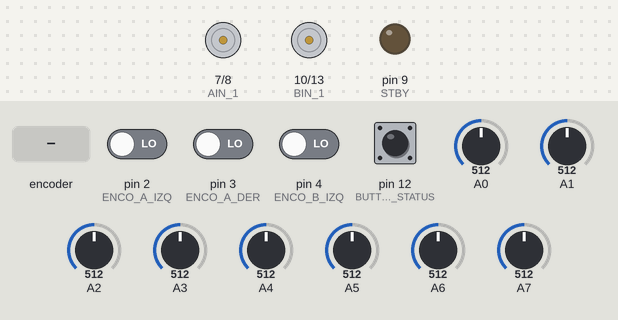
Bench run of a sketch on a simulated Arduino Uno, built with avr-gcc and run on an emulated ATmega328P. Shown: motor-driver pin pairs drawn as motors (green arrow = first pin HIGH = forward, orange = second pin HIGH = backward, longer = more drive, scaled by the enable pin, stopped while the standby pin is LOW), output pins drawn as LEDs (lit = HIGH). The inputs (shaded band) are chosen by the test bench; at power-on: pin 2 (ENCO_A_IZQ), pin 3 (ENCO_A_DER), pin 4 (ENCO_B_IZQ), pin 12 (BUTTON_STATUS) LOW, A0 = 512, A1 = 512, A2 = 512, A3 = 512, A4 = 512, A5 = 512, A6 = 512, A7 = 512.

Above: at 1.3 s.
1.4 s: pin 12 (BUTTON_STATUS) pulled HIGH for 0.15 s
At 2.2 s:
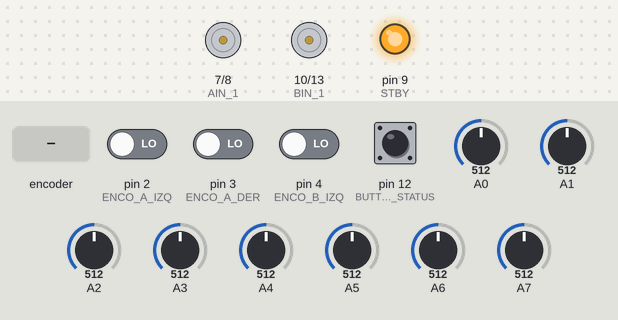
3.0 s: rotary encoder on pin 2 (ENCO_A_IZQ) / pin 4 (ENCO_B_IZQ) turned 3 steps (first pin leading)
At 4.0 s:
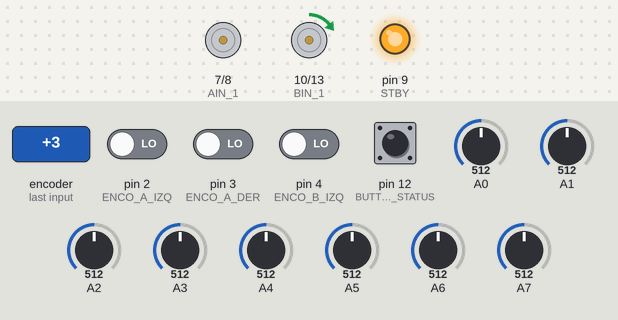
6.0 s: pin 12 (BUTTON_STATUS) pulled HIGH for 1 s
At 6.5 s:
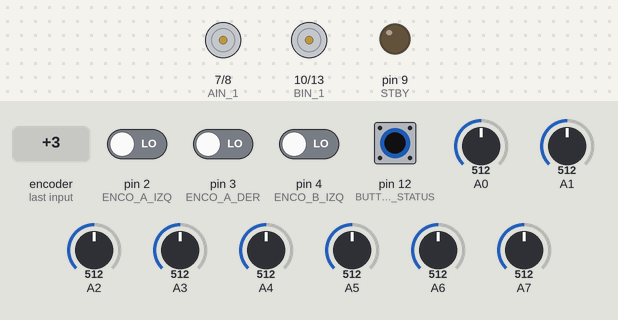
8.5 s: rotary encoder on pin 2 (ENCO_A_IZQ) / pin 4 (ENCO_B_IZQ) turned 2 steps (second pin leading)
At 9.7 s:
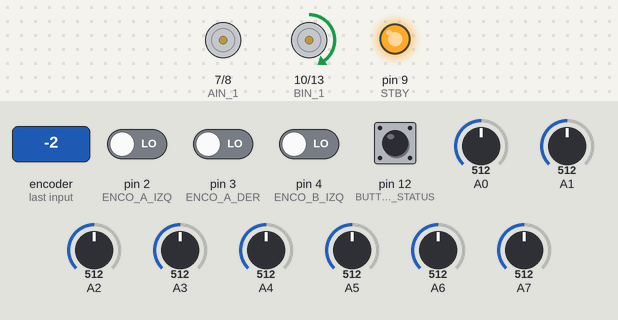
Timing chart, 0 to 12.3 s (numbered marks = the images above; inputs shaded):
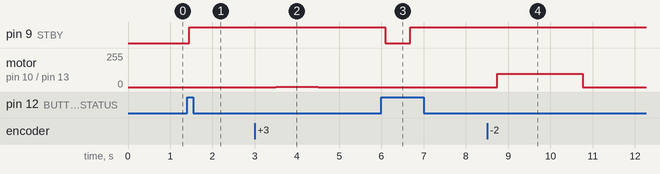

Measured:
- after the input at 1.4 s, pin 9 (STBY): LOW → HIGH after 0.05 s
- after the input at 3.0 s, motor on pin 10 (BIN_1) / pin 13 (BIN_2): stopped → forward 3/255 after 0.49 s, → stopped 1.0 s later
- after the input at 6.0 s, pin 9 (STBY): HIGH → LOW after 0.09 s, → HIGH 0.60 s later
- after the input at 8.5 s, motor on pin 10 (BIN_1) / pin 13 (BIN_2): stopped → forward 100/255 after 0.24 s, → stopped 2.0 s later

The sketch:

PID-FLW.ino
```cpp
/*
 ****************CONTROL PID SEGUIDOR DE LINEA******************

   AUTOR: ARIEL ARTURO RÌOS SIERRA

   CORREO: arturi.marking@gmail.com

   FECHA: 12 de marzo del 2018

   VERSION: 1.0
 ***************************************************************
*/
#include <QTRSensors.h>

#define AIN_1 7
#define AIN_2 8

#define BIN_1 10
#define BIN_2 13

#define PWMA 6
#define PWMB 11

#define STBY 9

#define ENCO_A_IZQ 2
#define ENCO_B_IZQ 4
#define ENCO_A_DER 3
#define ENCO_B_DER 5

#define POS_OBJECTIVO 3500

#define BUTTON_STATUS 12

#define NUM_SENSOR_IR 8

unsigned char sensores_ir[] = {0, 1, 2, 3, 4, 5, 6, 7};
unsigned int valoresSensorIr[NUM_SENSOR_IR];

int estadoBoton = HIGH;
int esperaTiempo = 560;
long tiempo = 0;
int previous = LOW;
bool estadoRobot = false;

const float velocidadBase = 100.0;

const float kP = 0.0;
const float kI = 0.0;
const float kD = 0.0;

volatile unsigned long leftCount = 0;
volatile unsigned long rightCount = 0;

float rpmIzq = 0;
float rpmDer = 0;
float velocidadIzq = 0;
float velocidadDer = 0;

unsigned long tiempoAnterior = 0;
unsigned int pulsosPorRevolucion = 8;

unsigned int diametroRueda = 20;
int relacionRuedas = 10;

unsigned int posicion_actual = 0;
unsigned int posicion = 0;
unsigned int posicionAnterior = 0;
unsigned int derivativo = 0;
unsigned int integral = 0;

QTRSensorsAnalog qtra(sensores_ir, NUM_SENSOR_IR);


void setup() {
  pinMode(BUTTON_STATUS, INPUT);

  pinMode(PWMA, OUTPUT);
  pinMode(AIN_1, OUTPUT);
  pinMode(AIN_2, OUTPUT);

  pinMode(PWMB, OUTPUT);
  pinMode(BIN_1, OUTPUT);
  pinMode(BIN_2, OUTPUT);

  pinMode(STBY, OUTPUT);

  pinMode(ENCO_A_IZQ, INPUT);
  pinMode(ENCO_B_IZQ, INPUT);

  pinMode(ENCO_A_DER, INPUT);
  pinMode(ENCO_B_DER, INPUT);

  attachInterrupt(0, leftEncoderEvento, CHANGE);
  attachInterrupt(1, rightEncoderEvento, CHANGE);

  for (int i = 0; i < 5; i++) {
    qtra.calibrate();
  }
}

void leftEncoderEvento() {
  if (digitalRead(ENCO_A_IZQ) == HIGH) {
    if (digitalRead(ENCO_B_IZQ) == LOW) {
      leftCount++;
    } else {
      leftCount--;
    }
  } else {
    if (digitalRead(ENCO_B_IZQ) == LOW) {
      leftCount--;
    } else {
      leftCount++;
    }
  }
}

void rightEncoderEvento() {
  if (digitalRead(ENCO_A_DER) == HIGH) {
    if (digitalRead(ENCO_B_DER) == LOW) {
      rightCount++;
    } else {
      rightCount--;
    }
  } else {
    if (digitalRead(ENCO_B_DER) == LOW) {
      rightCount--;
    } else {
      rightCount++;
    }
  }
}

void loop() {

  estadoBoton = digitalRead(BUTTON_STATUS);
  delay(40);

  if (estadoBoton == HIGH && previous == LOW && millis() - tiempo > esperaTiempo) {
    if (estadoRobot)
      estadoRobot = false;
    else
      estadoRobot = true;
    tiempo = millis();
  }

  if (!estadoRobot) {
    int motoresEncendidos = digitalRead(STBY);
    if (motoresEncendidos == 1) {
      digitalWrite(STBY, LOW);
    }
    loop();
  }

  inicioRobot();
  previous = estadoBoton;
}

void inicioRobot() {
  digitalWrite(STBY, HIGH);

  leerVelocidades();

  int errorPID = calculoPID();

  float velocidadActualIzq = velocidadIzq - errorPID;
  float velocidadActualDer = velocidadDer + errorPID;

  float velocidadRPMIzq = rpmIzq - errorPID;
  float velocidadRPMDer = rpmDer + errorPID;

  float potenciaPWMIzq = map(velocidadRPMIzq, 0, 3000, 0, 255);
  float potenciaPWMDer = map(velocidadRPMDer, 0, 3000, 0, 255);

  if (potenciaPWMIzq >= velocidadBase) {
    potenciaPWMIzq = velocidadBase;
  }

  if (potenciaPWMDer >= velocidadBase) {
    potenciaPWMDer = velocidadBase;
  }

  analogWrite(PWMA, potenciaPWMDer);
  analogWrite(PWMB, potenciaPWMIzq);
  adelante();

  posicionAnterior = posicion;
}

void leerVelocidades() {
  long tiempoActual = millis();
  if (tiempoActual - tiempoAnterior >= 1000) {
    noInterrupts();
    rpmIzq = 60 * leftCount / pulsosPorRevolucion * 1000 / (millis() - tiempoAnterior);

    rpmDer = 60 * rightCount / pulsosPorRevolucion * 1000 / (millis() - tiempoAnterior);

    velocidadIzq = rpmIzq / relacionRuedas * 3.1416 * diametroRueda * 60 / 1000000;

    velocidadIzq = rpmDer / relacionRuedas * 3.1416 * diametroRueda * 60 / 1000000;

    leftCount = 0;
    rightCount = 0;

    tiempoAnterior = millis();
    interrupts();
  }
}

unsigned int calculoPID() {
  posicion = leerPosicionError();

  derivativo = posicion - posicionAnterior;

  integral = integral + posicion;

  return (kP * posicion + kI * integral + kD * derivativo);

}

unsigned int leerPosicionError() {
  qtra.read(valoresSensorIr);

  posicion_actual = qtra.readLine(valoresSensorIr, QTR_EMITTERS_ON, 0);

  return (POS_OBJECTIVO - posicion_actual);
}

void adelante() {
  digitalWrite(AIN_1, LOW);
  digitalWrite(AIN_2, HIGH);

  digitalWrite(BIN_1, HIGH);
  digitalWrite(BIN_2, LOW);
}

void reversa() {
  digitalWrite(AIN_1, HIGH);
  digitalWrite(AIN_2, LOW);

  digitalWrite(BIN_1, LOW);
  digitalWrite(BIN_2, HIGH);
}
```
